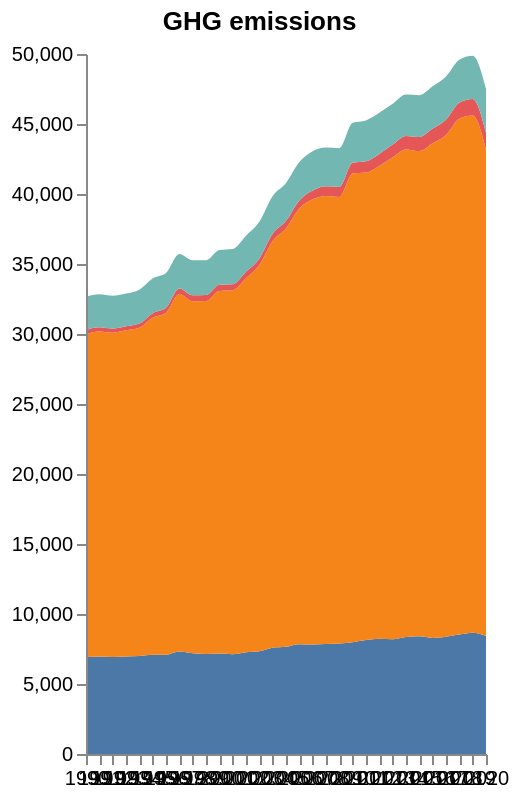

Source (Vega-Lite JSON):
### Vega specification from a JSON file in a GitHub repository (floating-point values rounded to 4 significant figures)
{"$schema": "https://vega.github.io/schema/vega/v5.json", "description": "A basic stacked area chart example.", "width": 200, "height": 350, "padding": 5, "title": "GHG emissions", "data": [{"name": "table", "values": [{"x": 1990, "y": 6937.0, "c": "CH4"}, {"x": 1991, "y": 6973.0, "c": "CH4"}, {"x": 1992, "y": 6933.0, "c": "CH4"}, {"x": 1993, "y": 6959.0, "c": "CH4"}, {"x": 1994, "y": 6996.0, "c": "CH4"}, {"x": 1995, "y": 7081.0, "c": "CH4"}, {"x": 1996, "y": 7097.0, "c": "CH4"}, {"x": 1997, "y": 7328.0, "c": "CH4"}, {"x": 1998, "y": 7204.0, "c": "CH4"}, {"x": 1999, "y": 7150.0, "c": "CH4"}, {"x": 2000, "y": 7174.0, "c": "CH4"}, {"x": 2001, "y": 7130.0, "c": "CH4"}, {"x": 2002, "y": 7271.0, "c": "CH4"}, {"x": 2003, "y": 7344.0, "c": "CH4"}, {"x": 2004, "y": 7598.0, "c": "CH4"}, {"x": 2005, "y": 7655.0, "c": "CH4"}, {"x": 2006, "y": 7841.0, "c": "CH4"}, {"x": 2007, "y": 7817.0, "c": "CH4"}, {"x": 2008, "y": 7860.0, "c": "CH4"}, {"x": 2009, "y": 7884.0, "c": "CH4"}, {"x": 2010, "y": 7987.0, "c": "CH4"}, {"x": 2011, "y": 8142.0, "c": "CH4"}, {"x": 2012, "y": 8226.0, "c": "CH4"}, {"x": 2013, "y": 8203.0, "c": "CH4"}, {"x": 2014, "y": 8358.0, "c": "CH4"}, {"x": 2015, "y": 8407.0, "c": "CH4"}, {"x": 2016, "y": 8291.0, "c": "CH4"}, {"x": 2017, "y": 8378.0, "c": "CH4"}, {"x": 2018, "y": 8528.0, "c": "CH4"}, {"x": 2019, "y": 8655.0, "c": "CH4"}, {"x": 2020, "y": 8429.0, "c": "CH4"}, {"x": 1990, "y": 23050.0, "c": "CO2"}, {"x": 1991, "y": 23210.0, "c": "CO2"}, {"x": 1992, "y": 23160.0, "c": "CO2"}, {"x": 1993, "y": 23300.0, "c": "CO2"}, {"x": 1994, "y": 23450.0, "c": "CO2"}, {"x": 1995, "y": 24080.0, "c": "CO2"}, {"x": 1996, "y": 24420.0, "c": "CO2"}, {"x": 1997, "y": 25530.0, "c": "CO2"}, {"x": 1998, "y": 25140.0, "c": "CO2"}, {"x": 1999, "y": 25200.0, "c": "CO2"}, {"x": 2000, "y": 25900.0, "c": "CO2"}, {"x": 2001, "y": 25990.0, "c": "CO2"}, {"x": 2002, "y": 26710.0, "c": "CO2"}, {"x": 2003, "y": 27580.0, "c": "CO2"}, {"x": 2004, "y": 29050.0, "c": "CO2"}, {"x": 2005, "y": 29880.0, "c": "CO2"}, {"x": 2006, "y": 31110.0, "c": "CO2"}, {"x": 2007, "y": 31800.0, "c": "CO2"}, {"x": 2008, "y": 32000.0, "c": "CO2"}, {"x": 2009, "y": 31910.0, "c": "CO2"}, {"x": 2010, "y": 33480.0, "c": "CO2"}, {"x": 2011, "y": 33390.0, "c": "CO2"}, {"x": 2012, "y": 33780.0, "c": "CO2"}, {"x": 2013, "y": 34420.0, "c": "CO2"}, {"x": 2014, "y": 34820.0, "c": "CO2"}, {"x": 2015, "y": 34660.0, "c": "CO2"}, {"x": 2016, "y": 35330.0, "c": "CO2"}, {"x": 2017, "y": 35840.0, "c": "CO2"}, {"x": 2018, "y": 36860.0, "c": "CO2"}, {"x": 2019, "y": 36950.0, "c": "CO2"}, {"x": 2020, "y": 34740.0, "c": "CO2"}, {"x": 1990, "y": 302.2, "c": "F-Gas"}, {"x": 1991, "y": 297.5, "c": "F-Gas"}, {"x": 1992, "y": 294.6, "c": "F-Gas"}, {"x": 1993, "y": 290.6, "c": "F-Gas"}, {"x": 1994, "y": 297.9, "c": "F-Gas"}, {"x": 1995, "y": 329.4, "c": "F-Gas"}, {"x": 1996, "y": 359.1, "c": "F-Gas"}, {"x": 1997, "y": 391.6, "c": "F-Gas"}, {"x": 1998, "y": 424.9, "c": "F-Gas"}, {"x": 1999, "y": 426.8, "c": "F-Gas"}, {"x": 2000, "y": 443.7, "c": "F-Gas"}, {"x": 2001, "y": 441.6, "c": "F-Gas"}, {"x": 2002, "y": 467.4, "c": "F-Gas"}, {"x": 2003, "y": 477.7, "c": "F-Gas"}, {"x": 2004, "y": 511.8, "c": "F-Gas"}, {"x": 2005, "y": 541.9, "c": "F-Gas"}, {"x": 2006, "y": 587.2, "c": "F-Gas"}, {"x": 2007, "y": 641.5, "c": "F-Gas"}, {"x": 2008, "y": 684.6, "c": "F-Gas"}, {"x": 2009, "y": 705.6, "c": "F-Gas"}, {"x": 2010, "y": 762.3, "c": "F-Gas"}, {"x": 2011, "y": 812.3, "c": "F-Gas"}, {"x": 2012, "y": 861.1, "c": "F-Gas"}, {"x": 2013, "y": 908.9, "c": "F-Gas"}, {"x": 2014, "y": 962.6, "c": "F-Gas"}, {"x": 2015, "y": 1001.0, "c": "F-Gas"}, {"x": 2016, "y": 1054.0, "c": "F-Gas"}, {"x": 2017, "y": 1095.0, "c": "F-Gas"}, {"x": 2018, "y": 1136.0, "c": "F-Gas"}, {"x": 2019, "y": 1177.0, "c": "F-Gas"}, {"x": 2020, "y": 1219.0, "c": "F-Gas"}, {"x": 1990, "y": 2368.0, "c": "N2O"}, {"x": 1991, "y": 2355.0, "c": "N2O"}, {"x": 1992, "y": 2349.0, "c": "N2O"}, {"x": 1993, "y": 2333.0, "c": "N2O"}, {"x": 1994, "y": 2422.0, "c": "N2O"}, {"x": 1995, "y": 2476.0, "c": "N2O"}, {"x": 1996, "y": 2479.0, "c": "N2O"}, {"x": 1997, "y": 2466.0, "c": "N2O"}, {"x": 1998, "y": 2497.0, "c": "N2O"}, {"x": 1999, "y": 2484.0, "c": "N2O"}, {"x": 2000, "y": 2476.0, "c": "N2O"}, {"x": 2001, "y": 2507.0, "c": "N2O"}, {"x": 2002, "y": 2568.0, "c": "N2O"}, {"x": 2003, "y": 2608.0, "c": "N2O"}, {"x": 2004, "y": 2690.0, "c": "N2O"}, {"x": 2005, "y": 2702.0, "c": "N2O"}, {"x": 2006, "y": 2735.0, "c": "N2O"}, {"x": 2007, "y": 2804.0, "c": "N2O"}, {"x": 2008, "y": 2770.0, "c": "N2O"}, {"x": 2009, "y": 2770.0, "c": "N2O"}, {"x": 2010, "y": 2854.0, "c": "N2O"}, {"x": 2011, "y": 2916.0, "c": "N2O"}, {"x": 2012, "y": 2936, "c": "N2O"}, {"x": 2013, "y": 2913.0, "c": "N2O"}, {"x": 2014, "y": 2961.0, "c": "N2O"}, {"x": 2015, "y": 2995.0, "c": "N2O"}, {"x": 2016, "y": 3020.0, "c": "N2O"}, {"x": 2017, "y": 3082.0, "c": "N2O"}, {"x": 2018, "y": 3066.0, "c": "N2O"}, {"x": 2019, "y": 3099.0, "c": "N2O"}, {"x": 2020, "y": 3127.0, "c": "N2O"}], "transform": [{"type": "stack", "groupby": ["x"], "sort": {"field": "c"}, "field": "y"}]}], "scales": [{"name": "x", "type": "point", "range": "width", "domain": {"data": "table", "field": "x"}}, {"name": "y", "type": "linear", "range": "height", "nice": true, "zero": true, "domain": {"data": "table", "field": "y1"}}, {"name": "color", "type": "ordinal", "range": "category", "domain": {"data": "table", "field": "c"}}], "axes": [{"orient": "bottom", "scale": "x", "zindex": 1}, {"orient": "left", "scale": "y", "zindex": 1}], "marks": [{"type": "group", "from": {"facet": {"name": "series", "data": "table", "groupby": "c"}}, "marks": [{"type": "area", "from": {"data": "series"}, "encode": {"enter": {"interpolate": {"value": "monotone"}, "x": {"scale": "x", "field": "x"}, "y": {"scale": "y", "field": "y0"}, "y2": {"scale": "y", "field": "y1"}, "fill": {"scale": "color", "field": "c"}}, "update": {"fillOpacity": {"value": 1}}, "hover": {"fillOpacity": {"value": 0.5}}}}]}]}
